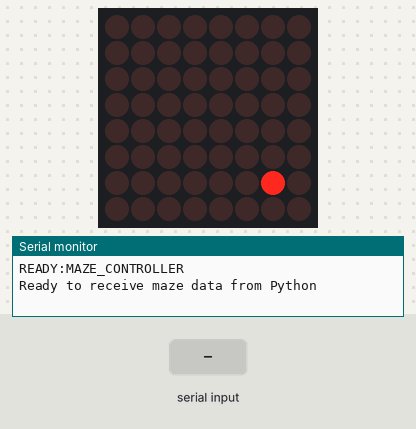
The sketch below on a simulated Arduino Uno, built with avr-gcc and run on an emulated ATmega328P. Shown: 8×8 LED matrix, the last lines printed to the serial monitor. Wiring (inferred from the names in the program): LED matrix (orientation assumed): rows pin 6, pin 7, pin 8, pin 9, pin 10, pin 11, pin 12, pin 13; columns A3, A2, A1, A0, pin 5, pin 4, pin 3, pin 2. The test bench sets the inputs (shaded band).

Above: at 2.2 s.
2.3 s: "PING,1\n" received over Serial
3.8 s: "MAZE:\n" received over Serial
At 4.6 s:
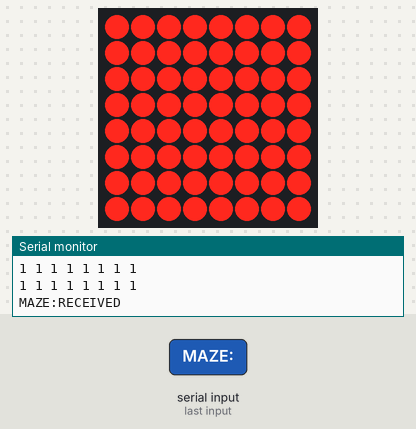
5.3 s: "PLAYER:\n" received over Serial
At 5.35 s:
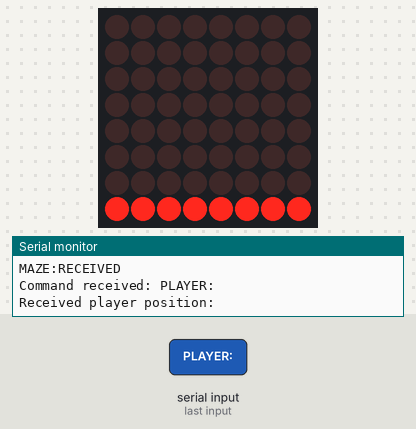
6.8 s: "WIN:\n" received over Serial
8.3 s: "RESET:\n" received over Serial
9.8 s: "PING\n" received over Serial
At 9.85 s:
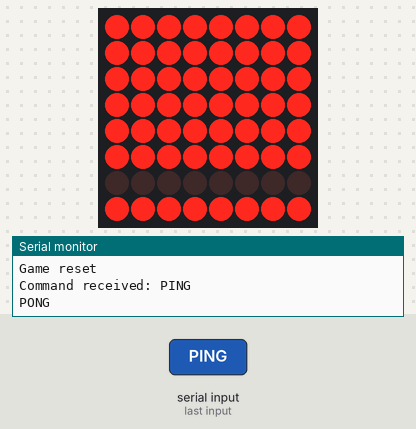
Timing chart, 0 to 12.3 s (numbered marks = the images above; inputs shaded):
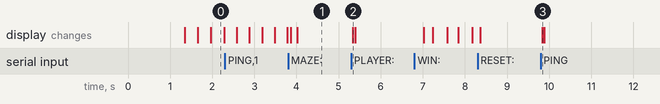

Measured:
- after the input at 5.3 s, the display: changes at once (image 2)
- after the input at 9.8 s, the display: changes at once (image 3)

The sketch:

maze_game_arduino.ino
```cpp
const byte ROW_PINS[8] = {6, 7, 8, 9, 10, 11, 12, 13};  // Row pins (LOW = row on)
const byte COL_PINS[8] = {A3, A2, A1, A0, 5, 4, 3, 2};  // Column pins (LOW = LED on)


// Player position and maze data
int playerX = 1;
int playerY = 1;
int exitX = 6;
int exitY = 6;
boolean playerVisible = true;
unsigned long lastBlink = 0;
boolean gameWon = false;

// Simple maze layout (0 = path, 1 = wall, 2 = exit)
byte maze[8][8] = {
  {0, 0, 0, 0, 0, 0, 0, 0},
  {0, 0, 0, 0, 0, 0, 0, 0},  // Paths are 0 (ON)
  {0, 0, 0, 0, 0, 0, 0, 0},  // Walls are 1 (OFF)
  {0, 0, 0, 0, 0, 0, 0, 0},  // Exit is 2 (ON, blinking)
  {0, 0, 0, 0, 0, 0, 0, 0},
  {0, 0, 0, 0, 0, 0, 0, 0},
  {0, 0, 0, 0, 0, 0, 0, 0},
  {0, 0, 0, 0, 0, 0, 0, 0}
};

// Buffer for receiving serial data
String inputBuffer = "";
boolean receivingMaze = false;
int mazeRow = 0;

void setup() {
  Serial.begin(9600);

  // Reset all pins
  for (int i = 0; i < 8; i++) {
    pinMode(ROW_PINS[i], OUTPUT);
    pinMode(COL_PINS[i], OUTPUT);
    digitalWrite(ROW_PINS[i], HIGH);  // Rows off
    digitalWrite(COL_PINS[i], HIGH);  // Columns off
  }

  // Wait for serial to initialize
  delay(1000);

  Serial.println("READY:MAZE_CONTROLLER");
  Serial.println("Ready to receive maze data from Python");
}

void loop() {
  // Handle player blinking
  if (millis() - lastBlink > 300) {
    playerVisible = !playerVisible;
    lastBlink = millis();
  }

  // Check for serial input
  if (Serial.available()) {
    String command = Serial.readStringUntil('\n');
    command.trim();
    Serial.print("Command received: ");
    Serial.println(command);

    // Check for different command types
    if (command.startsWith("MAZE:")) {
      // Received a maze update
      parseMazeData(command.substring(5));
      // Reset game state when new maze is received
      gameWon = false;
    }
    else if (command.startsWith("PLAYER:")) {
      // Received a player position update
      parsePlayerPosition(command.substring(7));
    }
    else if (command.startsWith("WIN:")) {
      // Player won the game
      Serial.println("Victory triggered!");
      gameWon = true;
      victory();
      // Send acknowledgement
      Serial.println("WIN:ACKNOWLEDGED");
    }
    else if (command.startsWith("RESET:")) {
      // Reset command received
      gameWon = false;
      Serial.println("Game reset");
    }
    // Check if it's a ping
    else if (command.startsWith("PING")) {
      Serial.println("PONG");
    }
  }

  // If game won, show victory animation briefly then display maze
  if (gameWon) {
    // Show victory animation for 3 seconds after winning
    if (millis() - lastBlink < 3000) {
      if (millis() % 300 < 150) { // Fast blinking during victory
        victory();
      }
    } else {
      // After 3 seconds, go back to showing the maze
      displayMaze();
    }
  } else {
    // Normal gameplay - display maze
    displayMaze();
  }
}

// Display the maze game
void displayMaze() {
  static unsigned long lastDisplay = 0;
  static int currentRow = 0;

  // Only update display every 2ms to prevent flicker (500Hz refresh rate)
  if (millis() - lastDisplay < 2) {
    return;
  }
  lastDisplay = millis();

  // Turn off all rows and columns
  for (int r = 0; r < 8; r++) {
    digitalWrite(ROW_PINS[r], HIGH);  // Rows off
  }
  for (int c = 0; c < 8; c++) {
    digitalWrite(COL_PINS[c], HIGH);  // Columns off
  }

  // Handle player blinking (every 500ms)
  if (millis() - lastBlink > 500) {
    playerVisible = !playerVisible;
    lastBlink = millis();
  }

  // Handle exit blinking (same timing as player)
  bool exitVisible = (millis() / 500) % 2 == 0;  // Blink every 500ms

  // Display walls and exit for current row
  bool shouldShowExit = (millis() / 500) % 2 == 0;  // Blink every 500ms

  // First, turn off all columns
  for (int c = 0; c < 8; c++) {
    digitalWrite(COL_PINS[c], HIGH);  // Columns off
  }

  for (int col = 0; col < 8; col++) {
    // Calculate rotated position
    int rotatedRow = 7 - col;  // For 90-degree rotation
    int rotatedCol = currentRow;

    // Get the value at the rotated position
    byte cellValue = maze[col][currentRow];

    if (cellValue == 1) {  // Wall
      digitalWrite(COL_PINS[rotatedRow], LOW);
    } else if (cellValue == 2 && shouldShowExit) {  // Exit (blinking)
      digitalWrite(COL_PINS[rotatedRow], LOW);
    }
  }

  digitalWrite(ROW_PINS[7 - currentRow], LOW);

  // Handle player position with rotation
  // Original (playerX, playerY) becomes (7-playerY, playerX)
  int rotatedPlayerX = 7 - playerY;
  int rotatedPlayerY = playerX;

  // If player is in current row and should be visible, show player
  if (rotatedPlayerY == currentRow && playerVisible) {
    digitalWrite(COL_PINS[rotatedPlayerX], LOW);
  }

  // Move to next row for next refresh
  currentRow = (currentRow + 1) % 8;

  // Small delay for LED to be visible
  delayMicroseconds(100);

  // Turn off the current row after display
  digitalWrite(ROW_PINS[(currentRow + 7) % 8], HIGH);
}

// Parse maze data from JSON string
void parseMazeData(String jsonData) {
  // Debug output
  Serial.print("Received maze data: ");
  Serial.println(jsonData);

  // Reset the maze to all walls first
  for (int y = 0; y < 8; y++) {
    for (int x = 0; x < 8; x++) {
      maze[y][x] = 1; // Default to wall
    }
  }

  // Keep track of array position
  int row = 0;
  int col = 0;

  // Process each character in the JSON data
  for (int i = 0; i < jsonData.length(); i++) {
    char c = jsonData.charAt(i);

    // Skip all characters except digits and use 0 and 1 to set maze
    if (c == '0' || c == '1' || c == '2') {
      // If it's a digit (0 or 1), use it to set the maze
      if (col < 8 && row < 8) {
        // INVERT X AND Y COORDINATES TO MATCH PLAYER POSITION INVERSION
        int displayRow = 7 - row;
        int displayCol = 7 - col;

        if (c == '0') {
          maze[displayRow][displayCol] = 0; // Path
        } else if (c == '1') {
          maze[displayRow][displayCol] = 1; // Wall
        } else if (c == '2') {
          maze[displayRow][displayCol] = 0; // Path (exit position)
          exitX = displayCol;
          exitY = displayRow;
        }

        // Move to next column
        col++;

        // If we've filled a row, move to the next
        if (col >= 8) {
          col = 0;
          row++;
        }
      }
    }
  }

  // Print the parsed maze for debugging
  Serial.println("Parsed maze:");
  for (int y = 0; y < 8; y++) {
    for (int x = 0; x < 8; x++) {
      Serial.print(maze[y][x]);
      Serial.print(" ");
    }
    Serial.println();
  }

  // Find the exit position (value 2)
  for (int y = 0; y < 8; y++) {
    for (int x = 0; x < 8; x++) {
      if (maze[y][x] == 2) {
        exitX = x;
        exitY = y;
        break;
      }
    }
  }

  Serial.println("MAZE:RECEIVED");
}

// Parse player position from format "x,y"
void parsePlayerPosition(String posData) {
  // Debug output
  Serial.print("Received player position: ");
  Serial.println(posData);

  // Look for comma separator
  int commaIndex = posData.indexOf(',');
  if (commaIndex > 0) {
    String xStr = posData.substring(0, commaIndex);
    String yStr = posData.substring(commaIndex + 1);

    // Convert to integers and store
    int newX = xStr.toInt();
    int newY = yStr.toInt();

    // Check if valid
    if (newX >= 0 && newX < 8 && newY >= 0 && newY < 8) {
      // FIX INVERTED DIRECTIONS: Invert the X and Y coordinates
      playerX = 7 - newX;  // Invert X coordinate
      playerY = 7 - newY;  // Invert Y coordinate

      // Reset the blink timer to make player visible immediately
      playerVisible = true;
      lastBlink = millis();

      // Debug output
      Serial.print("Player moved to (inverted): ");
      Serial.print(playerX);
      Serial.print(",");
      Serial.println(playerY);
    } else {
      Serial.println("Invalid player position!");
    }

    // Acknowledge update
    Serial.println("PLAYER:UPDATED");
  } else {
    Serial.println("Invalid player position format!");
  }
}

// Victory animation
void victory() {
  static int flashCount = 0;
  static unsigned long lastFlash = 0;

  // Only flash 3 times, then return to normal display
  if (flashCount >= 6) { // 3 on/off cycles
    flashCount = 0;
    return;
  }

  // Alternate between all LEDs on and all LEDs off
  if (millis() - lastFlash > 150) { // Faster flashing
    lastFlash = millis();
    flashCount++;

    if (flashCount % 2 == 1) {
      // All LEDs on
      for (int r = 0; r < 8; r++) {
        digitalWrite(ROW_PINS[r], LOW);
      }
      for (int c = 0; c < 8; c++) {
        digitalWrite(COL_PINS[c], LOW);
      }
    } else {
      // All LEDs off
      for (int r = 0; r < 8; r++) {
        digitalWrite(ROW_PINS[r], HIGH);
      }
      for (int c = 0; c < 8; c++) {
        digitalWrite(COL_PINS[c], HIGH);
      }
    }
  }
}
```
